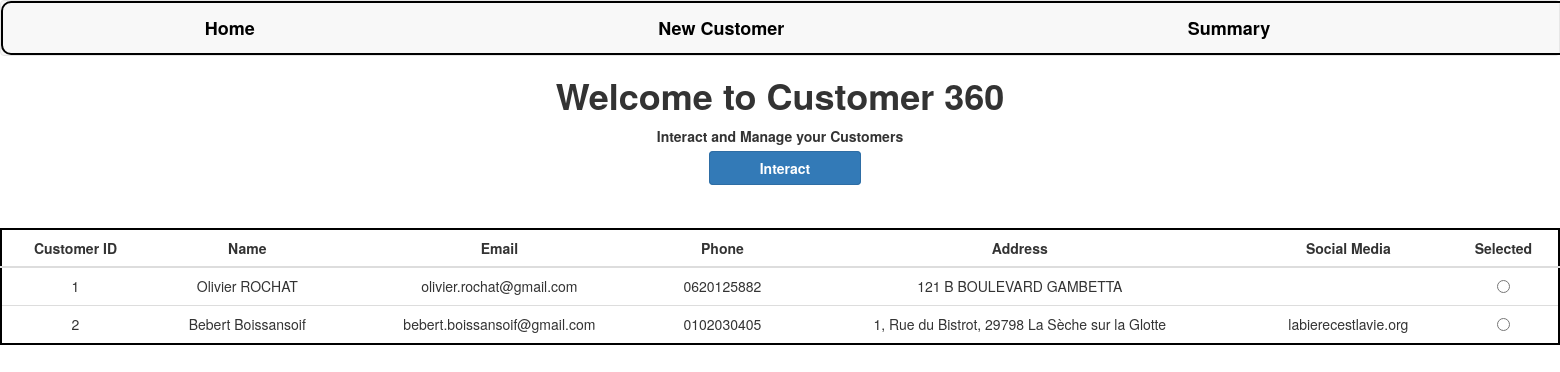
The page / on the database its author committed.
### customer360/models.py (models this page shows, shortened)
class Customer(models.Model):
    id = models.AutoField(primary_key=True)
    name = models.CharField(max_length=100)
    email = models.EmailField(max_length=100)
    phone = models.CharField(max_length=20)
    address = models.CharField(max_length=200)
    social_media = models.CharField(max_length=200, blank=True)

### customer360/views.py (the view)
# urls.py: path('',views.index,name="index"),
def index(request):
    customers = Customer.objects.all()
    context = {"customers":customers}
    return render(request,"index.html",context=context)

### customer360/templates/index.html (shortened to what this page needs)
{% extends 'base.html' %}
{% load static %}
{% block content %}
<html>
    <head>
    </head>
    <body>
        <h1>Welcome to Customer 360</h1>
        <p>Interact and Manage your Customers</p>
        <a class="btn btn-primary" style="font-weight:bold; display:inline" onclick="set_customer()">Interact</a>
        <table class="table">
            <thead>
                <tr>
                    <th>Customer ID</th>
                    <th>Name</th>
                    <th>Email</th>
                    <th>Phone</th>
                    <th>Address</th>
                    <th>Social Media</th>
                    <th>Selected</th>
                </tr>
            </thead>
            <tbody>
                {% for customer in customers %}
                    <tr>
                        <td>{{customer.id }}</td>
                        <td>{{customer.name }}</td>
                        <td>{{customer.email }}</td>
                        <td>{{customer.phone }}</td>
                        <td>{{customer.address }}</td>
                        <td>{{customer.social_media}}</td>
                        <td>
                            <input type="radio" name="selected_customers" value="{{ customer.id }}">
                        </td>
                    </tr>
                {% endfor %}
            </tbody>
        </table>
    </body>
</html>
{% endblock content %}

### customer360/templates/base.html (shortened to what this page needs)
{% load static %}
<!DOCTYPE html>
<html>
    <head>
        <link rel="stylesheet" href="https://maxcdn.bootstrapcdn.com/bootstrap/3.4.1/css/bootstrap.min.css">
        <link rel="stylesheet" href="{% static 'css/main.css' %}">
    </head>
    <body>
        <nav class="navbar navbar-default">
                <ul class="nav navbar-nav">
                    <li>
                        <a style="color:black;" href="/">Home</a>
                    </li>
                    <li>
                        <a  style="color:black;" href="/create">New Customer</a>
                    </li>
                    <li>
                        <a style="color:black;" href="/summary">Summary</a>
                    </li>
                </ul>
        </nav>
        {% block content %}
        {% endblock %}
    </body>
</html>

### static/css/main.css (style rules this page uses)
body { text-align: center; margin: auto; }
h1,p { font-weight: bold; }
table { margin: auto; border: 2px solid #000000; margin-top: 50px; border-radius: 15px; background-color: white; text-align: center; }
th { text-align: center; }
.nav { width: 200%; border: 2px solid black; border-radius: 10px; }
.nav li { margin-right: 6%; margin-left: 6%; font-size: large; font-weight: bold; }
.btn { display: flex; margin-top: 10px; margin-bottom: 10px; padding-left: 50px; padding-right: 50px; text-align: left; margin-left: 10px; }

### rows shown on the page
Customer: id "1", name "Olivier ROCHAT", email "olivier.rochat@gmail.com", phone "0620125882", address "121 B BOULEVARD GAMBETTA"
Customer: id "2", name "Bebert Boissansoif", email "bebert.boissansoif@gmail.com", phone "0102030405", address "1, Rue du Bistrot, 29798 La Sèche sur la Glotte", social_media "labierecestlavie.org"
